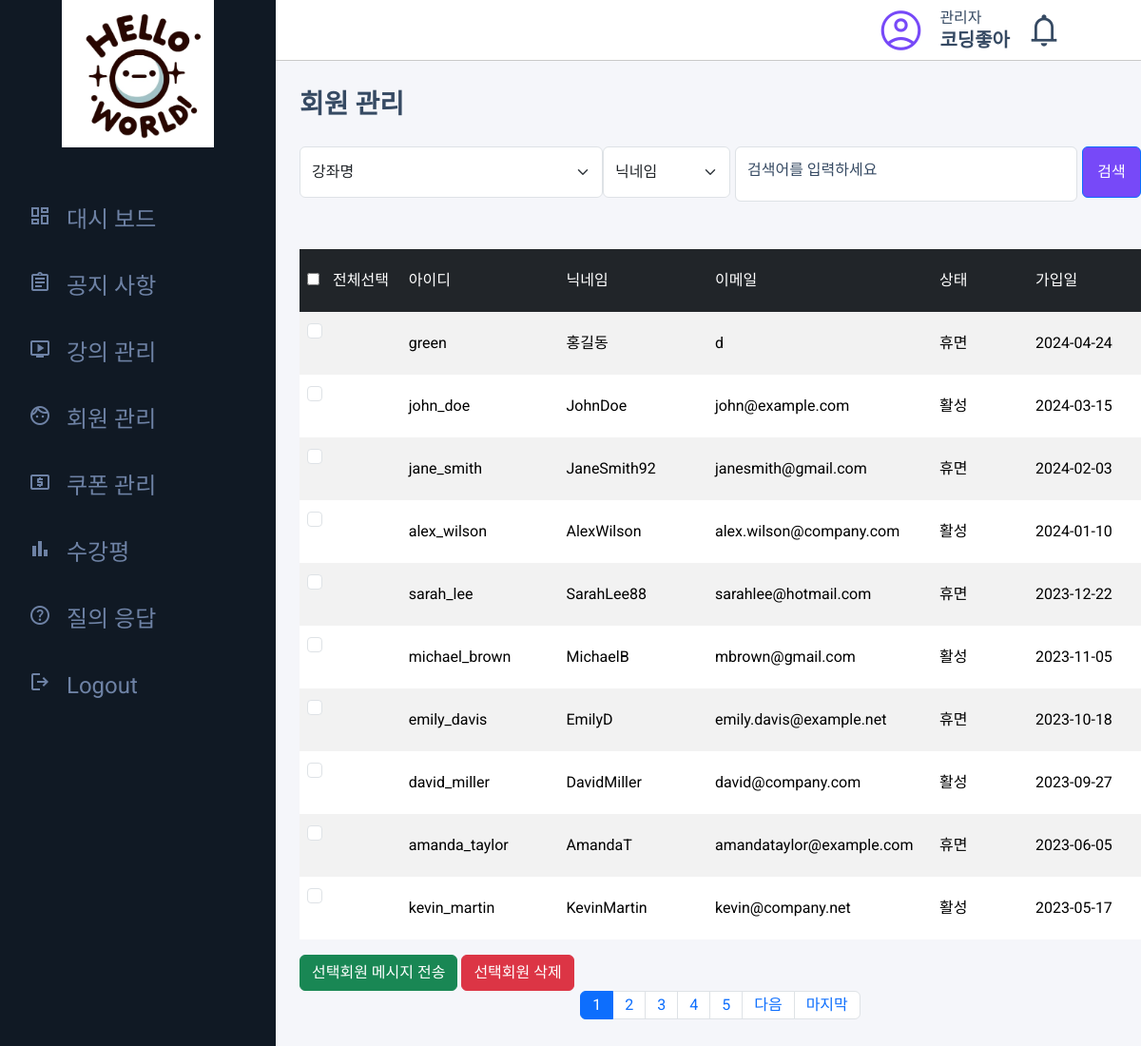
The page /admin/member/member_mg.php (signed in) on the database its author committed.
### tables this page shows
CREATE TABLE `members` (
  `mid` int NOT NULL,
  `userid` varchar(145) NOT NULL,
  `email` varchar(245) NOT NULL,
  `username` varchar(145) NOT NULL,
  `passwd` varchar(200) NOT NULL,
  `recent_in` date DEFAULT NULL,
  `tel` varchar(20) NOT NULL,
  `status` tinyint NOT NULL DEFAULT '1',
  `userimg` varchar(255) DEFAULT NULL,
  `regdate` date NOT NULL
);

### admin/inc/pagination.php (called while the page is built, shortened)
<?php
$cntsql = "SELECT COUNT(*) AS cnt FROM $paginationTarget where 1=1";
$cntsql .= '';
$cntresult = $mysqli->query($cntsql);
$cntrow = $cntresult->fetch_object();
$count = $cntrow -> cnt;
$pageNumber = $_GET['pageNumber'] ?? 1;
$pageCount = $_GET['pageCount'] ?? 10;
$startLimit = ($pageNumber -1)*$pageCount;
$endLimit = $pageCount ;
$block_ct = 5;
$block_num = ceil($pageNumber/$block_ct);
$block_start = (($block_num - 1) * $block_ct) + 1;
$block_end = $block_start + $block_ct - 1;
$total_page = ceil($count / $pageCount);
$total_block = ceil($total_page/$block_ct);

### admin/member/member_mg.php (the view, shortened to what this page needs)
<?php
include_once $_SERVER['DOCUMENT_ROOT'] . '/helloworld/inc/dbcon.php';
$paginationTarget = 'members';
include_once $_SERVER['DOCUMENT_ROOT'] . '/helloworld/admin/inc/pagination.php';
$sql = "SELECT * FROM members where 1=1";
$sql .= '';
$order = " order by mid";
$sql .= $order;
$limit = " LIMIT $startLimit, $endLimit";
$sql .= $limit;
$result = $mysqli->query($sql);
while ($rs = $result->fetch_object()) {
  $memberArr[] = $rs;
}
?>
<!DOCTYPE html>
<html lang="en">
  <head>
    <link
      rel="stylesheet"
      href="https://cdnjs.cloudflare.com/ajax/libs/normalize/8.0.1/normalize.min.css"
    />
    <link
      rel="stylesheet"
      href="https://cdnjs.cloudflare.com/ajax/libs/bootstrap/5.3.1/css/bootstrap.min.css"
    />
    <link rel="stylesheet" href="https://cdn.jsdelivr.net/npm/@tabler/icons-webfont@latest/tabler-icons.min.css" />
    <link
      rel="stylesheet"
      href="https://cdnjs.cloudflare.com/ajax/libs/jqueryui/1.13.2/themes/black-tie/jquery-ui.min.css"
    />
    <link rel="stylesheet" href="/helloworld/css/common.css" />
    <link rel="stylesheet" href="/helloworld/css/member_mg.css" />
  </head>
  <body>
<?php
include_once $_SERVER['DOCUMENT_ROOT'] . '/helloworld/inc/header.php';
?>
            <h2>회원 관리</h2>
            <form action="" class="d-flex justify-content-between">
              <div class="filter d-flex">
                <select class="form-select lecture" aria-label="Default select example">
                  <option selected disabled>강좌명</option>
                </select>
              </div>
              <div class="search d-flex">
                <select class="form-select search_filter" aria-label="Default select example">
                  <option selected>닉네임</option>
                </select>
                <div class="form-floating">
                  <input type="search" class="form-control" id="search_member" placeholder="" />
                  <label for="search">검색어를 입력하세요</label>
                </div>
                <button type="submit" class="btn btn-primary search_btn">검색</button>
              </div>
            </form>
            <table class="table table-hover table-striped">
              <thead class="table-dark">
                <tr>
                  <th scope="col">
                    <div>
                      <input type="checkbox" value="" id="member_cb" />
                      <label for="member_cb"> 전체선택 </label>
                    </div>
                  </th>
                  <th scope="col">아이디</th>
                  <th scope="col">닉네임</th>
                  <th scope="col">이메일</th>
                  <th scope="col">상태</th>
                  <th scope="col">가입일</th>
                </tr>
              </thead>
              <tbody>
                <?php
                if(isset($memberArr)) {
                  foreach($memberArr as $ma){
                ?>
                <tr data-ui="<?=$ma->mid?>" data-user="<?=$ma->userid?>" >
                  <th scope="row">
                    <input class="form-check-input" type="checkbox" />
                  </th>
                  <td><?=$ma->userid?></td>
                  <td><?=$ma->username?></td>
                  <td><?=$ma->email?></td>
                  <td><?php
                    if($ma->status) {
                      echo '활성';
                    } else {
                      echo '휴면';
                    }
                  ?></td>
                  <td><?=$ma->regdate?></td>
                </tr>
                <?php
                  }
                }
                ?>
              </tbody>
            </table>
            <button class="btn btn-success all_message">선택회원 메시지 전송</button>
            <button class="btn btn-danger all_del">선택회원 삭제</button>
            <div class="d-flex justify-content-center">
              <ul class="pagination">
                <?php
                  for($i=$block_start;$i<=$block_end;$i++){
                    if($i == $pageNumber){
                      echo "<li class=\"page-item active\"><a href=\"member_mg.php?pageNumber=$i\" class=\"page-link\">$i</a></li>";
                    }else{
                      echo "<li class=\"page-item\"><a href=\"member_mg.php?pageNumber=$i\" class=\"page-link\">$i</a></li>";
                    }
                  }
                  if($pageNumber < $total_page){
                    if($total_block > $block_num){
                      $next = $block_num * $block_ct + 1;
                      echo "<li class=\"page-item\"><a href=\"member_mg.php?pageNumber=$next\" class=\"page-link\">다음</a></li>";
                    }
                    echo "<li class=\"page-item\"><a href=\"member_mg.php?pageNumber=$total_page\" class=\"page-link\">마지막</a></li>";
                  }
                ?>
              </ul>
            </div>
          </div>
<?php
include_once $_SERVER['DOCUMENT_ROOT'] . '/helloworld/inc/footer.php';
?>
  </body>
</html>

### css/common.css (style rules this page uses)
:root { --f-H2: 28px; --f-H1: 32px; --f-H3: 24px; --f-H4: 20px; --f-H5: 18px; --f-H6: 14px; --f-p: 16px; --c-background: #fff; --c-main: #f5f5f5; --c-sub: #11359a; --c-font: #364a63; --c-lightgray: #8094ae; --c-yellow: #f4bd0e; --c-lightblue: #09c2de; --c-lightgreen: #1ee0ac; --c-lightred: #e85347; --c-blue: #465fff; --c-button: #7749f8; --c-button-hover: #5227cc; --c-menu-font: #6e82a5; --c-menu-font-hover: #7f8dff; --c-menu-BG: #101924; --c-active-button: #798bff; --c-Nonactive-button: #6c757d; --c-complete-button: #28a745; --c-complete-button-hover: #079828; --c-cancle-button: #dc3545; --c-active-check-button: #499eed; --c-Nonactive-check-button: #8a8686; --c-contentBG: #f5f6fa; --c-space_updown: 30px; }
.btn-primary { background: #7749f8; }
tr { line-height: 50px; }
h2 { font-size: var(--f-H2); font-weight: bold; margin-bottom: 30px; }
body { font-family: "Roboto", sans-serif; color: var(--c-font); }

### css/member_mg.css (style rules this page uses)
form { margin-bottom: 50px; }
.filter { gap: 30px; }
.lecture, .progress_rate, .period, .search_filter, #search_member, .search_btn { height: 54px; }
.lecture { width: 319px; }
.period, .search_filter { width: 134px; }
#search_member { width: 360px; }
.search_btn { width: 62px; }
.search { gap: 5px; }
#member_cb { margin-right: 10px; }
tbody tr { width: 1580px; }
th, td { width: 263px; }

### rows shown on the page
members: userid "green", username "홍길동", email "d", status "휴면", regdate "2024-04-24"
members: userid "john_doe", username "JohnDoe", email "john@example.com", status "활성", regdate "2024-03-15"
members: userid "jane_smith", username "JaneSmith92", email "janesmith@gmail.com", status "휴면", regdate "2024-02-03"
members: userid "alex_wilson", username "AlexWilson", email "alex.wilson@company.com", status "활성", regdate "2024-01-10"
members: userid "sarah_lee", username "SarahLee88", email "sarahlee@hotmail.com", status "휴면", regdate "2023-12-22"
members: userid "michael_brown", username "MichaelB", email "mbrown@gmail.com", status "활성", regdate "2023-11-05"
members: userid "emily_davis", username "EmilyD", email "emily.davis@example.net", status "휴면", regdate "2023-10-18"
members: userid "david_miller", username "DavidMiller", email "david@company.com", status "활성", regdate "2023-09-27"
members: userid "amanda_taylor", username "AmandaT", email "amandataylor@example.com", status "휴면", regdate "2023-06-05"
members: userid "kevin_martin", username "KevinMartin", email "kevin@company.net", status "활성", regdate "2023-05-17"
